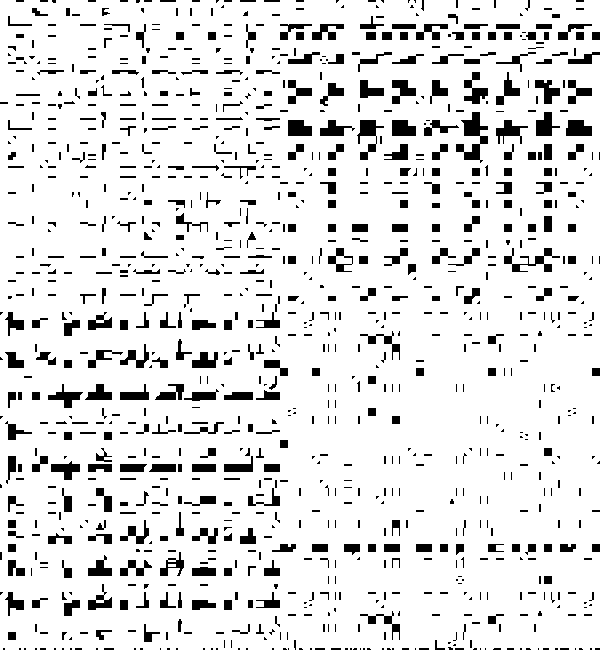
#> input picture Image Processing/Assignment_1/name.jpg, 600 x 650 px
$ python name.py
#> lines starting #> are read from the running program, lines starting #| are printed output that depends on the picture; after the words box and inside, x2 and y2 are one past the last pixel; in counts of white or black regions, pixels touching at a corner belong together
import cv2
name=cv2.imread("name.jpg")
#> name is the input picture: shape (650, 600, 3); values 254 (black) and 255 (white), 88.7% white; 1075 black regions (686 under 20 px), largest, box (x1, y1, x2, y2) and area: (456, 112, 488, 163) 684, (357, 120, 384, 160) 430, (504, 248, 560, 272) 416
print(name.shape)
#| (650, 600, 3)
name[100:500,180:210]=0
name[100:140,218:400]=0
name[140:200,370:400]=0
name[200:240,218:400]=0
name[243:295,213:250]=0
name[300:350,250:290]=0
name[350:400,290:320]=0
name[400:450,320:360]=0
name[450:500,360:400]=0
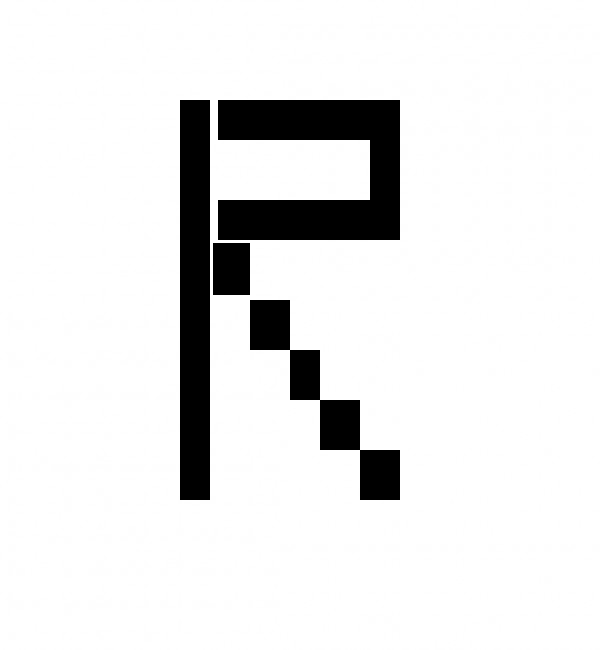
#> name: shape (650, 600, 3); min 0, max 255, mean 230.2
cv2.imshow("reza",name)
cv2.waitKey()
cv2.imwrite("res_name.jpg",name)
